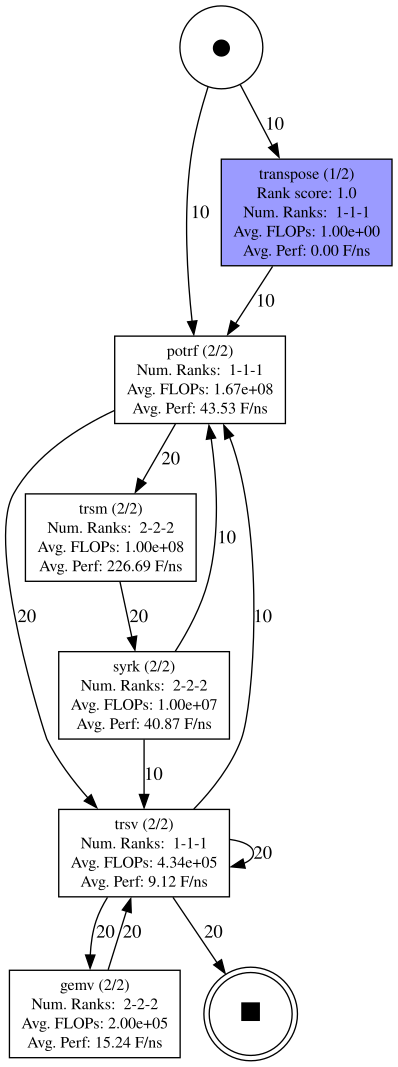

The script that drew this image:
from linnea_inspector.event_data  import prepare
from linnea_inspector.classifiers.f_call import f_call

from process_inspector.event_log import EventLog
from process_inspector.activity_log import ActivityLog

from process_inspector.dfg.dfg import DFG
from process_inspector.dfg.add_dfgs import add_dfgs
from process_inspector.model_data_utils import concat_activity_events, concat_meta_data

from linnea_inspector.dfg.ranks_perspective import LinneaDFGRanksPerspective

import sys
import os

def test1():
    # Example test (from root directory):
    
    trace_dir = "../50algorithms_1000_100/Julia/experimentsKEB/traces/"
    
    trace_file1 = os.path.join(trace_dir,"algorithm1.traces")
    trace_file2 = os.path.join(trace_dir, "algorithm15.traces")
    
    event_data, meta_data1 = prepare(trace_file1)
    event_log = EventLog(event_data, case_key=['alg','iter'], order_key='time', obj_key='alg')
    activity_log1 = ActivityLog(event_log, 4, f_call)    
    dfg1 = DFG(activity_log1)
    
    event_data, meta_data2 = prepare(trace_file2)
    event_log = EventLog(event_data, case_key=['alg','iter'], order_key='time', obj_key='alg')
    activity_log2 = ActivityLog(event_log, 4, f_call)    
    dfg2 = DFG(activity_log2)
    
    dfg = add_dfgs(dfg1, dfg2)
    activity_events = concat_activity_events(activity_log1.activity_events, activity_log2.activity_events)
    meta_data = concat_meta_data(meta_data1, meta_data2)
    
    perspective = LinneaDFGRanksPerspective(dfg, activity_events, meta_data.get_case_data())
    perspective.create_style()
    graph = perspective.prepare_digraph(rankdir='TD')
    print(graph)
    graph.render('dfg3', format='svg', cleanup=True)
    
    for key, value in perspective.alg_ranks.items():
        print(f"{key}: {value}")
    print("SUCCESS")

if __name__ == "__main__":
    test1()
